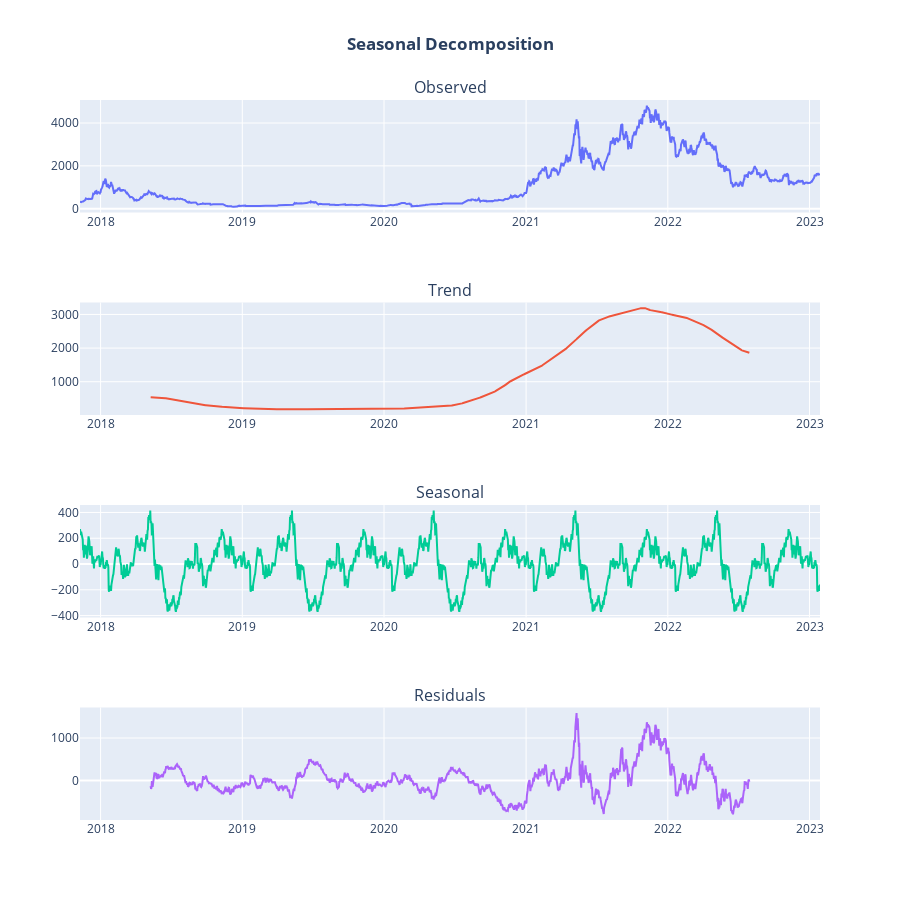

Notebook source saved alongside this figure:
### Markdown cell above
### Decomposition

### Code cell
from statsmodels.tsa.seasonal import seasonal_decompose

feat_ex = 'Close'
decomposition = seasonal_decompose(df[feat_ex], model='additive', period=365)
fig = plot_seasonal_decompose(decomposition, dates=df['Date'])
fig.show()

### Figure 1 — Plotly figure (JSON) as saved in the notebook; plotly's stock layout.template omitted (floating-point values rounded to 4 significant figures; data arrays with more than 128 entries replaced by an {"elided": "..."} marker saying what was removed)
{"data": [{"mode": "lines", "name": "Observed", "type": "scatter", "x": {"elided": "1907 str values"}, "xaxis": "x", "y": {"elided": "1907 float values"}, "yaxis": "y"}, {"mode": "lines", "name": "Trend", "type": "scatter", "x": {"elided": "1907 str values"}, "xaxis": "x2", "y": {"elided": "1907 float values"}, "yaxis": "y2"}, {"mode": "lines", "name": "Seasonal", "type": "scatter", "x": {"elided": "1907 str values"}, "xaxis": "x3", "y": {"elided": "1907 float values"}, "yaxis": "y3"}, {"mode": "lines", "name": "Residual", "type": "scatter", "x": {"elided": "1907 str values"}, "xaxis": "x4", "y": {"elided": "1907 float values"}, "yaxis": "y4"}], "layout": {"annotations": [{"font": {"size": 16}, "showarrow": false, "text": "Observed", "x": 0.5, "xanchor": "center", "xref": "paper", "y": 1, "yanchor": "bottom", "yref": "paper"}, {"font": {"size": 16}, "showarrow": false, "text": "Trend", "x": 0.5, "xanchor": "center", "xref": "paper", "y": 0.7188, "yanchor": "bottom", "yref": "paper"}, {"font": {"size": 16}, "showarrow": false, "text": "Seasonal", "x": 0.5, "xanchor": "center", "xref": "paper", "y": 0.4375, "yanchor": "bottom", "yref": "paper"}, {"font": {"size": 16}, "showarrow": false, "text": "Residuals", "x": 0.5, "xanchor": "center", "xref": "paper", "y": 0.1562, "yanchor": "bottom", "yref": "paper"}], "height": 900, "margin": {"t": 100}, "showlegend": false, "title": {"text": "<b>Seasonal Decomposition</b>", "x": 0.5}, "xaxis": {"anchor": "y", "domain": [0, 1]}, "xaxis2": {"anchor": "y2", "domain": [0, 1]}, "xaxis3": {"anchor": "y3", "domain": [0, 1]}, "xaxis4": {"anchor": "y4", "domain": [0, 1]}, "yaxis": {"anchor": "x", "domain": [0.8438, 1]}, "yaxis2": {"anchor": "x2", "domain": [0.5625, 0.7188]}, "yaxis3": {"anchor": "x3", "domain": [0.2812, 0.4375]}, "yaxis4": {"anchor": "x4", "domain": [0, 0.1562]}}}
